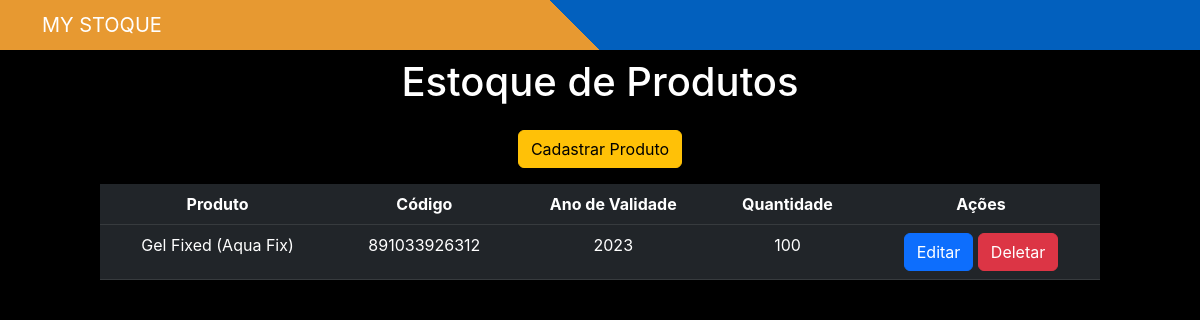
Before: / with the older database file.
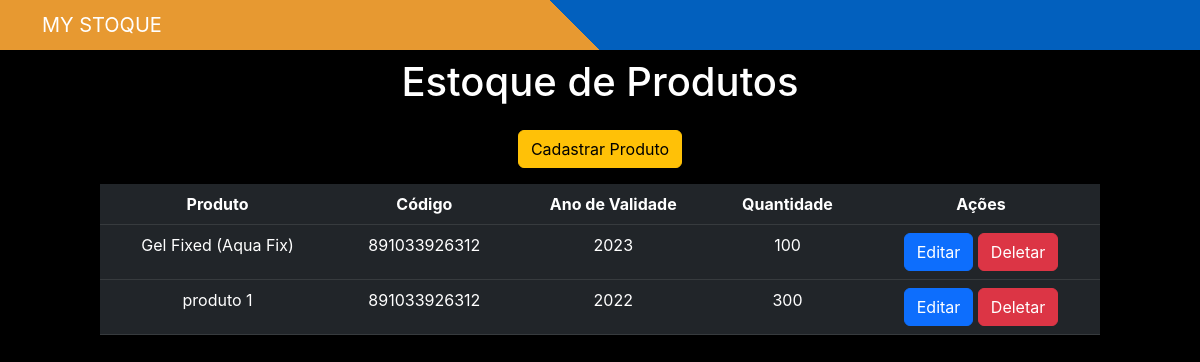
After: the same page with the newer database file.
### app/models.py (models this page shows)
class Produtos(models.Model):
    produto = models.CharField(max_length=30)
    codigo = models.CharField(max_length=30)
    quantidade = models.CharField(max_length=30)
    ano_validade = models.IntegerField()

### app/views.py (the view)
# urls.py: 2. Add a URL to urlpatterns:  path('', views.home, name='home')
def home(request):
    data = {}
    data['db'] = Produtos.objects.all()
    return render(request, 'index.html', data)

### app/templates/index.html (shortened to what this page needs)
<!DOCTYPE html>
<html lang="pt-br">
<head>
    <link href="https://cdn.jsdelivr.net/npm/bootstrap@5.2.2/dist/css/bootstrap.min.css" rel="stylesheet">
</head>
<body>
    <nav class="navbar navbar-expand-lg navbar-dark mx-background-top-linear">
        <div class="container">
          <a class="navbar-brand" rel="nofollow" target="_blank" href="" style="text-transform: uppercase;">My Stoque</a>
        </div>
      </nav>
    <div class="col-8 m-auto pt-2 pb-2 text-center" style="color: #fff;">
        <h1>Estoque de Produtos</h1>
    </div>
    <div class="col-8 m-auto pt-2 pb-2 text-center">
        <a href="/form/" class="btn btn-warning">Cadastrar Produto</a>
    </div>
    <div class="col-10 m-auto pt-2 pb-2 text-center">
        <table class="table table-hover table-dark">
            <thead>
              <tr>
                <th scope="col">Produto</th>
                <th scope="col">Código</th>
                <th scope="col">Ano de Validade</th>
                <th scope="col">Quantidade</th>
                <th scope="col">Ações</th>
              </tr>
            </thead>
            <tbody>
                {% for dbs in db %}
              <tr>
                <td>{{dbs.produto}}</td>
                <td>{{dbs.codigo}}</td>
                <td>{{dbs.ano_validade}}</td>
                <td>{{dbs.quantidade}}</td>
                <td>
                    <a href="/edit/{{dbs.id}}/" class="btn btn-primary">Editar</a>
                    <a href="/delete/{{dbs.id}}/" class="btn btn-danger btnDel">Deletar</a>
                </td>
              </tr>
                {% endfor %}
            </tbody>
          </table>
    </div>
    {% load static %}
</body>
</html>

### app/templates/index.html (style rules this page uses)
body { display: block; width: 100vw; height: 100vh; padding: 0; text-align: center; color: white; margin: 0; font-family: -apple-system,BlinkMacSystemFont,"Segoe UI",Roboto,"Helvetica Neue",Arial,sans-serif; font-size: 1rem; font-weight: 400; line-height: 1.5; color: #212529; background-image: url("https://i0.wp.com/blog.bluesoft.com.br/wp-content/uploads/2017/04/O-que-e%CC%81-Estoque-Ocioso.jpg?fit=1200%2C600&ssl=1"); background-position: 30% 45%; background-color: black; -webkit-background-size: cover; -moz-background-size: cover; background-size: cover; -o-background-size: cover; }
.navbar { display: -ms-flexbox; display: flex; -ms-flex-wrap: wrap; flex-wrap: wrap; -ms-flex-align: center; align-items: center; -ms-flex-pack: justify; justify-content: space-between; padding: 5px; }
a { color: #0a0a0a; text-decoration: none; }
.mx-background-top-linear { background: -webkit-linear-gradient(45deg, #e79931 48%, #0260be 48%); background: -webkit-linear-gradient(left, #e79931 48%, #0260be 48%); background: linear-gradient(45deg, #e79931 48%, #0260be 48%); }

Changed rows visible on the page:
added Produtos: produto "produto 1", codigo "891033926312", ano_validade "2022", quantidade "300"
